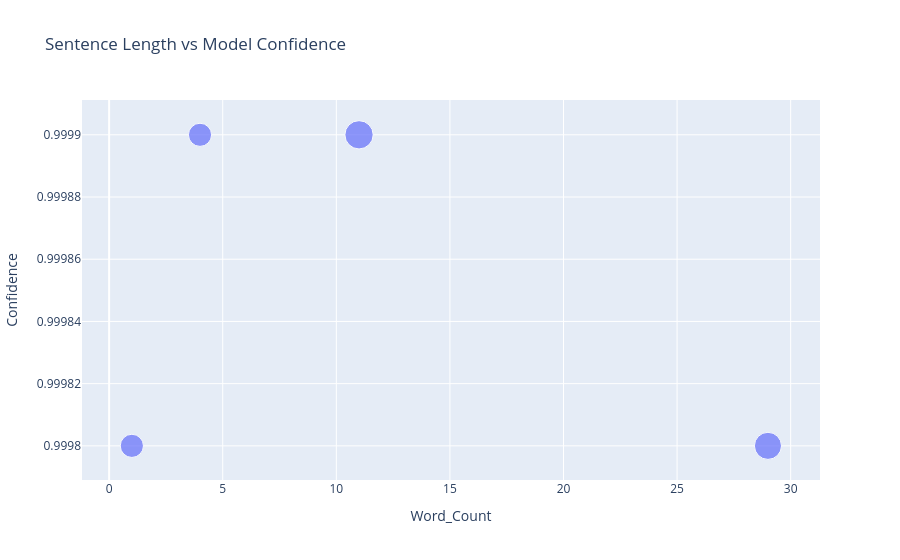

The code cell stored with this chart in its notebook:
### Code cell
fig = px.scatter(
    length_df,
    x="Word_Count",
    y="Confidence",
    size="Inference_Time",
    hover_data=["Text", "Prediction"],
    title="Sentence Length vs Model Confidence"
)

fig.show()

### Figure 1 — Plotly figure (JSON) as saved in the notebook; plotly's stock layout.template omitted (floating-point values rounded to 4 significant figures)
{"data": [{"customdata": [["Good.", "POSITIVE"], ["This product is good.", "POSITIVE"], ["This product is good, easy to use, affordable, reliable, and useful.", "POSITIVE"], ["I purchased this product last month and initially found it easy to use. The design is attractive and the performance is mostly good, although a few features require improvement.", "POSITIVE"]], "hovertemplate": "Word_Count=%{x}<br>Confidence=%{y}<br>Inference_Time=%{marker.size}<br>Text=%{customdata[0]}<br>Prediction=%{customdata[1]}<extra></extra>", "legendgroup": "", "marker": {"color": "#636efa", "size": [0.0211, 0.021, 0.0314, 0.0288], "sizemode": "area", "sizeref": 7.85e-05, "symbol": "circle"}, "mode": "markers", "name": "", "orientation": "v", "showlegend": false, "type": "scatter", "x": [1, 4, 11, 29], "xaxis": "x", "y": [0.9998, 0.9999, 0.9999, 0.9998], "yaxis": "y"}], "layout": {"legend": {"itemsizing": "constant", "tracegroupgap": 0}, "title": {"text": "Sentence Length vs Model Confidence"}, "xaxis": {"anchor": "y", "domain": [0, 1], "title": {"text": "Word_Count"}}, "yaxis": {"anchor": "x", "domain": [0, 1], "title": {"text": "Confidence"}}}}
